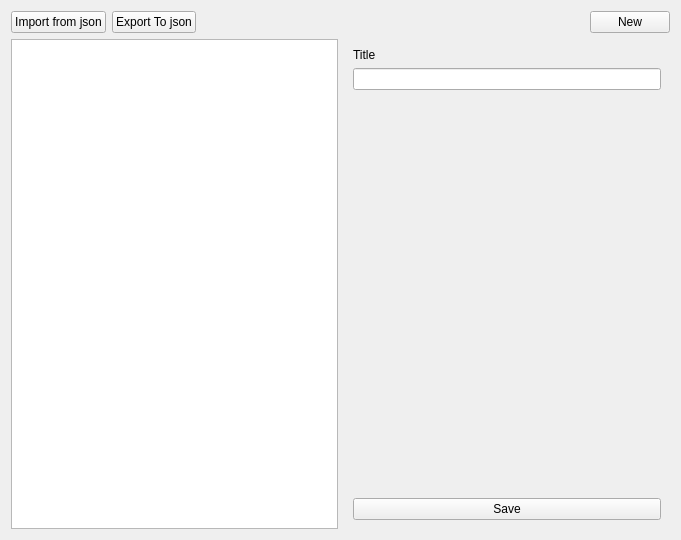
<?xml version="1.0" encoding="UTF-8"?>
<ui version="4.0">
 <class>WAccounts</class>
 <widget class="QWidget" name="WAccounts">
  <property name="geometry">
   <rect>
    <x>0</x>
    <y>0</y>
    <width>681</width>
    <height>540</height>
   </rect>
  </property>
  <property name="windowTitle">
   <string>Accounts</string>
  </property>
  <layout class="QVBoxLayout" name="verticalLayout_2">
   <item>
    <layout class="QHBoxLayout" name="horizontalLayout">
     <item>
      <widget class="QPushButton" name="btnImport">
       <property name="text">
        <string>Import from json</string>
       </property>
      </widget>
     </item>
     <item>
      <widget class="QPushButton" name="btnExport">
       <property name="text">
        <string>Export To json</string>
       </property>
      </widget>
     </item>
     <item>
      <spacer name="horizontalSpacer">
       <property name="orientation">
        <enum>Qt::Orientation::Horizontal</enum>
       </property>
       <property name="sizeHint" stdset="0">
        <size>
         <width>40</width>
         <height>20</height>
        </size>
       </property>
      </spacer>
     </item>
     <item>
      <widget class="QPushButton" name="btnNew">
       <property name="text">
        <string>New</string>
       </property>
      </widget>
     </item>
    </layout>
   </item>
   <item>
    <layout class="QHBoxLayout" name="horizontalLayout_2">
     <item>
      <widget class="QTreeView" name="twAccounts">
       <property name="contextMenuPolicy">
        <enum>Qt::ContextMenuPolicy::CustomContextMenu</enum>
       </property>
      </widget>
     </item>
     <item>
      <widget class="QWidget" name="widget" native="true">
       <layout class="QVBoxLayout" name="verticalLayout">
        <item>
         <widget class="QLabel" name="lblTitle">
          <property name="text">
           <string>Title</string>
          </property>
         </widget>
        </item>
        <item>
         <widget class="QLineEdit" name="txtTitle"/>
        </item>
        <item>
         <spacer name="verticalSpacer">
          <property name="orientation">
           <enum>Qt::Orientation::Vertical</enum>
          </property>
          <property name="sizeHint" stdset="0">
           <size>
            <width>20</width>
            <height>284</height>
           </size>
          </property>
         </spacer>
        </item>
        <item>
         <widget class="QPushButton" name="btnSave">
          <property name="text">
           <string>Save</string>
          </property>
         </widget>
        </item>
       </layout>
      </widget>
     </item>
    </layout>
   </item>
  </layout>
 </widget>
 <resources/>
 <connections/>
</ui>
